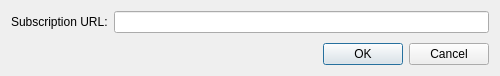
<?xml version="1.0" encoding="UTF-8"?>
<ui version="4.0">
 <class>AddSubScrptionDialog</class>
 <widget class="QDialog" name="AddSubScrptionDialog">
  <property name="geometry">
   <rect>
    <x>0</x>
    <y>0</y>
    <width>500</width>
    <height>76</height>
   </rect>
  </property>
  <property name="sizePolicy">
   <sizepolicy hsizetype="Fixed" vsizetype="Fixed">
    <horstretch>0</horstretch>
    <verstretch>0</verstretch>
   </sizepolicy>
  </property>
  <property name="minimumSize">
   <size>
    <width>500</width>
    <height>76</height>
   </size>
  </property>
  <property name="maximumSize">
   <size>
    <width>500</width>
    <height>76</height>
   </size>
  </property>
  <property name="windowTitle">
   <string>Import from Subscription</string>
  </property>
  <layout class="QVBoxLayout" name="verticalLayout">
   <item>
    <layout class="QFormLayout" name="formLayout">
     <item row="0" column="0">
      <widget class="QLabel" name="label">
       <property name="text">
        <string>Subscription URL:</string>
       </property>
      </widget>
     </item>
     <item row="0" column="1">
      <widget class="QLineEdit" name="lineEdit"/>
     </item>
    </layout>
   </item>
   <item>
    <widget class="QDialogButtonBox" name="buttonBox">
     <property name="orientation">
      <enum>Qt::Horizontal</enum>
     </property>
     <property name="standardButtons">
      <set>QDialogButtonBox::Cancel|QDialogButtonBox::Ok</set>
     </property>
    </widget>
   </item>
  </layout>
 </widget>
 <resources/>
 <connections>
  <connection>
   <sender>buttonBox</sender>
   <signal>accepted()</signal>
   <receiver>AddSubScrptionDialog</receiver>
   <slot>accept()</slot>
   <hints>
    <hint type="sourcelabel">
     <x>248</x>
     <y>254</y>
    </hint>
    <hint type="destinationlabel">
     <x>157</x>
     <y>274</y>
    </hint>
   </hints>
  </connection>
  <connection>
   <sender>buttonBox</sender>
   <signal>rejected()</signal>
   <receiver>AddSubScrptionDialog</receiver>
   <slot>reject()</slot>
   <hints>
    <hint type="sourcelabel">
     <x>316</x>
     <y>260</y>
    </hint>
    <hint type="destinationlabel">
     <x>286</x>
     <y>274</y>
    </hint>
   </hints>
  </connection>
 </connections>
</ui>
